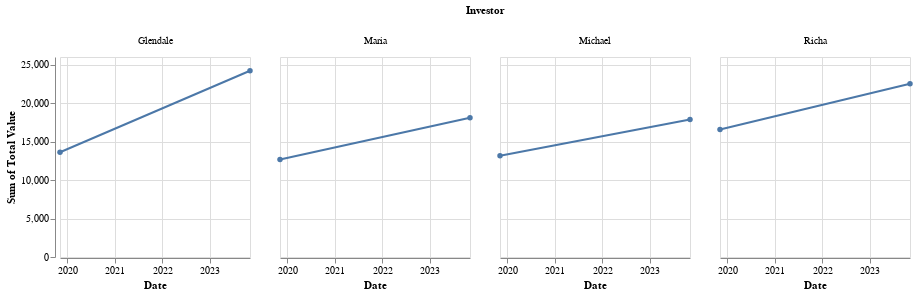

The cell this chart's notebook holds for it:
### Markdown cell above
### Visualization 3

This visualization shows the difference in the total value (shares * price) for each investor's entire portfolio over time.

Strengths:
* *This effectively shows us the change in total value for each indivisual person, easy to see difference between the heights of the two data points.*
* *Tooltip which gave more details about exact date and number of the Total Value*

Weaknesses:
*  *Hard to compare from one person to another, for example, Maria and Michael are almost indistinguishable.*
*  *It is not visually pleasing*
* *grid is not needed since there are only two dates involved easy to compare without a line chart*
* *Small multiples is working against them this time, they could have plotted all of the investment changes on one axis.*

### Code cell
line_chart = alt.Chart(portfolio_data).mark_line(point=True).encode(
    x=alt.X('Date:T'),
    y=alt.Y('Total Value:Q', aggregate='sum'),
    column=alt.Column('Investor:N'),
    tooltip=[
        alt.Tooltip('Date:T'),
        alt.Tooltip('Total Value:Q', aggregate='sum')
    ]
).transform_calculate(
    **{"Total Value": "datum.Shares * datum.Price"}
).properties(
    width=190,
    height=200
)
line_chart

### Figure 1 — Vega-Lite specification as saved in the notebook (floating-point values rounded to 4 significant figures)
{"config": {"view": {"continuousWidth": 300, "continuousHeight": 300}}, "data": {"name": "data-179a789c1cc4599ee9efa294945fbda3"}, "mark": {"type": "line", "point": true}, "encoding": {"column": {"field": "Investor", "type": "nominal"}, "tooltip": [{"field": "Date", "type": "temporal"}, {"aggregate": "sum", "field": "Total Value", "type": "quantitative"}], "x": {"field": "Date", "type": "temporal"}, "y": {"aggregate": "sum", "field": "Total Value", "type": "quantitative"}}, "height": 200, "transform": [{"calculate": "datum.Shares * datum.Price", "as": "Total Value"}], "width": 190, "$schema": "https://vega.github.io/schema/vega-lite/v5.20.1.json", "datasets": {"data-179a789c1cc4599ee9efa294945fbda3": [{"Investor": "Maria", "Company": "Apple", "Symbol": "AAPL", "Shares": 20, "Price": 179.2, "Date": "November 6, 2023"}, {"Investor": "Maria", "Company": "Netflix Inc.", "Symbol": "NFLX", "Shares": 18, "Price": 434.7, "Date": "November 6, 2023"}, {"Investor": "Maria", "Company": "Target Corporation", "Symbol": "TGT", "Shares": 15, "Price": 111.0, "Date": "November 6, 2023"}, {"Investor": "Maria", "Company": "Walt Disney Company", "Symbol": "DIS", "Shares": 10, "Price": 84.02, "Date": "November 6, 2023"}, {"Investor": "Maria", "Company": "Starbucks Corporation", "Symbol": "SBUX", "Shares": 10, "Price": 104.0, "Date": "November 6, 2023"}, {"Investor": "Maria", "Company": "eBay Inc.", "Symbol": "EBAY", "Shares": 10, "Price": 40.36, "Date": "November 6, 2023"}, {"Investor": "Maria", "Company": "Ulta Beauty Inc.", "Symbol": "ULTA", "Shares": 5, "Price": 386.0, "Date": "November 6, 2023"}, {"Investor": "Maria", "Company": "Coca-Cola Company", "Symbol": "KO", "Shares": 5, "Price": 56.97, "Date": "November 6, 2023"}, {"Investor": "Maria", "Company": "NIKE Inc. Class B", "Symbol": "NKE", "Shares": 4, "Price": 107.2, "Date": "November 6, 2023"}, {"Investor": "Maria", "Company": "Kraft Heinz Company", "Symbol": "KHC", "Shares": 3, "Price": 33.29, "Date": "November 6, 2023"}, {"Investor": "Glendale", "Company": "Apple", "Symbol": "AAPL", "Shares": 19, "Price": 179.2, "Date": "November 6, 2023"}, {"Investor": "Glendale", "Company": "Netflix Inc.", "Symbol": "NFLX", "Shares": 15, "Price": 434.7, "Date": "November 6, 2023"}, {"Investor": "Glendale", "Company": "PayPal Holdings Inc.", "Symbol": "PYPL", "Shares": 13, "Price": 54.62, "Date": "November 6, 2023"}, {"Investor": "Glendale", "Company": "Intel Corporation", "Symbol": "INTC", "Shares": 10, "Price": 37.95, "Date": "November 6, 2023"}, {"Investor": "Glendale", "Company": "Adobe Incorporated", "Symbol": "ADBE", "Shares": 10, "Price": 565.5, "Date": "November 6, 2023"}, {"Investor": "Glendale", "Company": "Microsoft Corporation", "Symbol": "MSFT", "Shares": 9, "Price": 356.5, "Date": "November 6, 2023"}, {"Investor": "Glendale", "Company": "eBay Inc.", "Symbol": "EBAY", "Shares": 9, "Price": 40.36, "Date": "November 6, 2023"}, {"Investor": "Glendale", "Company": "NVIDIA Corporation", "Symbol": "NVDA", "Shares": 5, "Price": 457.5, "Date": "November 6, 2023"}, {"Investor": "Glendale", "Company": "Electronic Arts Inc.", "Symbol": "EA", "Shares": 5, "Price": 129.3, "Date": "November 6, 2023"}, {"Investor": "Glendale", "Company": "Salesforce Inc.", "Symbol": "CRM", "Shares": 5, "Price": 207.4, "Date": "November 6, 2023"}, {"Investor": "Richa", "Company": "PayPal Holdings Inc.", "Symbol": "PYPL", "Shares": 15, "Price": 54.62, "Date": "November 6, 2023"}, {"Investor": "Richa", "Company": "Capital One Financial Corp", "Symbol": "COF", "Shares": 13, "Price": 101.5, "Date": "November 6, 2023"}, {"Investor": "Richa", "Company": "Bank of America Corp", "Symbol": "BAC", "Shares": 13, "Price": 28.33, "Date": "November 6, 2023"}, {"Investor": "Richa", "Company": "Mastercard Incorporated Class A", "Symbol": "MA", "Shares": 13, "Price": 386.2, "Date": "November 6, 2023"}, {"Investor": "Richa", "Company": "Intuit Inc.", "Symbol": "INTU", "Shares": 11, "Price": 500.5, "Date": "November 6, 2023"}, {"Investor": "Richa", "Company": "Goldman Sachs Group Inc.", "Symbol": "GS", "Shares": 8, "Price": 323.9, "Date": "November 6, 2023"}, {"Investor": "Richa", "Company": "Morgan Stanley", "Symbol": "MS", "Shares": 8, "Price": 75.92, "Date": "November 6, 2023"}, {"Investor": "Richa", "Company": "JPMorgan Chase & Co.", "Symbol": "JPM", "Shares": 8, "Price": 144.1, "Date": "November 6, 2023"}, {"Investor": "Richa", "Company": "Accenture Plc Class A", "Symbol": "ACN", "Shares": 6, "Price": 313.1, "Date": "November 6, 2023"}, {"Investor": "Richa", "Company": "BlackRock Inc.", "Symbol": "BLK", "Shares": 5, "Price": 653.2, "Date": "November 6, 2023"}, {"Investor": "Michael", "Company": "Amazon.com Inc.", "Symbol": "AMZN", "Shares": 10, "Price": 139.7, "Date": "November 6, 2023"}, {"Investor": "Michael", "Company": "Starbucks Corporation", "Symbol": "SBUX", "Shares": 10, "Price": 104.0, "Date": "November 6, 2023"}, {"Investor": "Michael", "Company": "Costco Wholesale Corporation", "Symbol": "COST", "Shares": 10, "Price": 569.8, "Date": "November 6, 2023"}, {"Investor": "Michael", "Company": "Microsoft Corporation", "Symbol": "MSFT", "Shares": 10, "Price": 356.5, "Date": "November 6, 2023"}, {"Investor": "Michael", "Company": "T-Mobile US Inc.", "Symbol": "TMUS", "Shares": 10, "Price": 147.3, "Date": "November 6, 2023"}, {"Investor": "Michael", "Company": "Boeing Company", "Symbol": "BA", "Shares": 10, "Price": 192.9, "Date": "November 6, 2023"}, {"Investor": "Michael", "Company": "Alphabet Inc. Class A", "Symbol": "GOOGL", "Shares": 10, "Price": 131.4, "Date": "November 6, 2023"}, {"Investor": "Michael", "Company": "Alaska Airlines", "Symbol": "ALK", "Shares": 10, "Price": 32.84, "Date": "November 6, 2023"}, {"Investor": "Michael", "Company": "Barrett Business Services", "Symbol": "BBSI", "Shares": 10, "Price": 99.17, "Date": "November 6, 2023"}, {"Investor": "Michael", "Company": "Nordstrom Inc", "Symbol": "JWN", "Shares": 10, "Price": 14.33, "Date": "November 6, 2023"}, {"Investor": "Maria", "Company": "Apple", "Symbol": "AAPL", "Shares": 20, "Price": 65.04, "Date": "November 8, 2019"}, {"Investor": "Maria", "Company": "Netflix Inc.", "Symbol": "NFLX", "Shares": 18, "Price": 291.6, "Date": "November 8, 2019"}, {"Investor": "Maria", "Company": "Target Corporation", "Symbol": "TGT", "Shares": 15, "Price": 110.2, "Date": "November 8, 2019"}, {"Investor": "Maria", "Company": "Walt Disney Company", "Symbol": "DIS", "Shares": 10, "Price": 138.0, "Date": "November 8, 2019"}, {"Investor": "Maria", "Company": "Starbucks Corporation", "Symbol": "SBUX", "Shares": 10, "Price": 81.77, "Date": "November 8, 2019"}, {"Investor": "Maria", "Company": "eBay Inc.", "Symbol": "EBAY", "Shares": 10, "Price": 35.14, "Date": "November 8, 2019"}, {"Investor": "Maria", "Company": "Ulta Beauty Inc.", "Symbol": "ULTA", "Shares": 5, "Price": 239.3, "Date": "November 8, 2019"}, {"Investor": "Maria", "Company": "Coca-Cola Company", "Symbol": "KO", "Shares": 5, "Price": 52.21, "Date": "November 8, 2019"}, {"Investor": "Maria", "Company": "NIKE Inc. Class B", "Symbol": "NKE", "Shares": 4, "Price": 89.81, "Date": "November 8, 2019"}, {"Investor": "Maria", "Company": "Kraft Heinz Company", "Symbol": "KHC", "Shares": 3, "Price": 32.85, "Date": "November 8, 2019"}, {"Investor": "Glendale", "Company": "Apple", "Symbol": "AAPL", "Shares": 19, "Price": 65.04, "Date": "November 8, 2019"}, {"Investor": "Glendale", "Company": "Netflix Inc.", "Symbol": "NFLX", "Shares": 15, "Price": 291.6, "Date": "November 8, 2019"}, {"Investor": "Glendale", "Company": "PayPal Holdings Inc.", "Symbol": "PYPL", "Shares": 13, "Price": 101.4, "Date": "November 8, 2019"}, {"Investor": "Glendale", "Company": "Intel Corporation", "Symbol": "INTC", "Shares": 10, "Price": 58.27, "Date": "November 8, 2019"}, {"Investor": "Glendale", "Company": "Adobe Incorporated", "Symbol": "ADBE", "Shares": 10, "Price": 292.5, "Date": "November 8, 2019"}, {"Investor": "Glendale", "Company": "Microsoft Corporation", "Symbol": "MSFT", "Shares": 9, "Price": 146.0, "Date": "November 8, 2019"}, {"Investor": "Glendale", "Company": "eBay Inc.", "Symbol": "EBAY", "Shares": 9, "Price": 35.14, "Date": "November 8, 2019"}, {"Investor": "Glendale", "Company": "NVIDIA Corporation", "Symbol": "NVDA", "Shares": 5, "Price": 51.94, "Date": "November 8, 2019"}, {"Investor": "Glendale", "Company": "Electronic Arts Inc.", "Symbol": "EA", "Shares": 5, "Price": 98.27, "Date": "November 8, 2019"}, {"Investor": "Glendale", "Company": "Salesforce Inc.", "Symbol": "CRM", "Shares": 5, "Price": 161.1, "Date": "November 8, 2019"}, {"Investor": "Richa", "Company": "PayPal Holdings Inc.", "Symbol": "PYPL", "Shares": 15, "Price": 101.4, "Date": "November 8, 2019"}, {"Investor": "Richa", "Company": "Capital One Financial Corp", "Symbol": "COF", "Shares": 13, "Price": 109.5, "Date": "November 8, 2019"}, {"Investor": "Richa", "Company": "Bank of America Corp", "Symbol": "BAC", "Shares": 13, "Price": 33.26, "Date": "November 8, 2019"}, {"Investor": "Richa", "Company": "Mastercard Incorporated Class A", "Symbol": "MA", "Shares": 13, "Price": 274.9, "Date": "November 8, 2019"}, {"Investor": "Richa", "Company": "Intuit Inc.", "Symbol": "INTU", "Shares": 11, "Price": 256.9, "Date": "November 8, 2019"}, {"Investor": "Richa", "Company": "Goldman Sachs Group Inc.", "Symbol": "GS", "Shares": 8, "Price": 222.9, "Date": "November 8, 2019"}, {"Investor": "Richa", "Company": "Morgan Stanley", "Symbol": "MS", "Shares": 8, "Price": 49.15, "Date": "November 8, 2019"}, {"Investor": "Richa", "Company": "JPMorgan Chase & Co.", "Symbol": "JPM", "Shares": 8, "Price": 130.4, "Date": "November 8, 2019"}, {"Investor": "Richa", "Company": "Accenture Plc Class A", "Symbol": "ACN", "Shares": 6, "Price": 189.7, "Date": "November 8, 2019"}, {"Investor": "Richa", "Company": "BlackRock Inc.", "Symbol": "BLK", "Shares": 5, "Price": 490.2, "Date": "November 8, 2019"}, {"Investor": "Michael", "Company": "Amazon.com Inc.", "Symbol": "AMZN", "Shares": 10, "Price": 89.29, "Date": "November 8, 2019"}, {"Investor": "Michael", "Company": "Starbucks Corporation", "Symbol": "SBUX", "Shares": 10, "Price": 81.77, "Date": "November 8, 2019"}, {"Investor": "Michael", "Company": "Costco Wholesale Corporation", "Symbol": "COST", "Shares": 10, "Price": 302.6, "Date": "November 8, 2019"}, {"Investor": "Michael", "Company": "Microsoft Corporation", "Symbol": "MSFT", "Shares": 10, "Price": 146.0, "Date": "November 8, 2019"}, {"Investor": "Michael", "Company": "T-Mobile US Inc.", "Symbol": "TMUS", "Shares": 10, "Price": 80.94, "Date": "November 8, 2019"}, {"Investor": "Michael", "Company": "Boeing Company", "Symbol": "BA", "Shares": 10, "Price": 351.0, "Date": "November 8, 2019"}, {"Investor": "Michael", "Company": "Alphabet Inc. Class A", "Symbol": "GOOGL", "Shares": 10, "Price": 65.45, "Date": "November 8, 2019"}, {"Investor": "Michael", "Company": "Alaska Airlines", "Symbol": "ALK", "Shares": 10, "Price": 71.17, "Date": "November 8, 2019"}, {"Investor": "Michael", "Company": "Barrett Business Services", "Symbol": "BBSI", "Shares": 10, "Price": 91.99, "Date": "November 8, 2019"}, {"Investor": "Michael", "Company": "Nordstrom Inc", "Symbol": "JWN", "Shares": 10, "Price": 36.65, "Date": "November 8, 2019"}]}}
